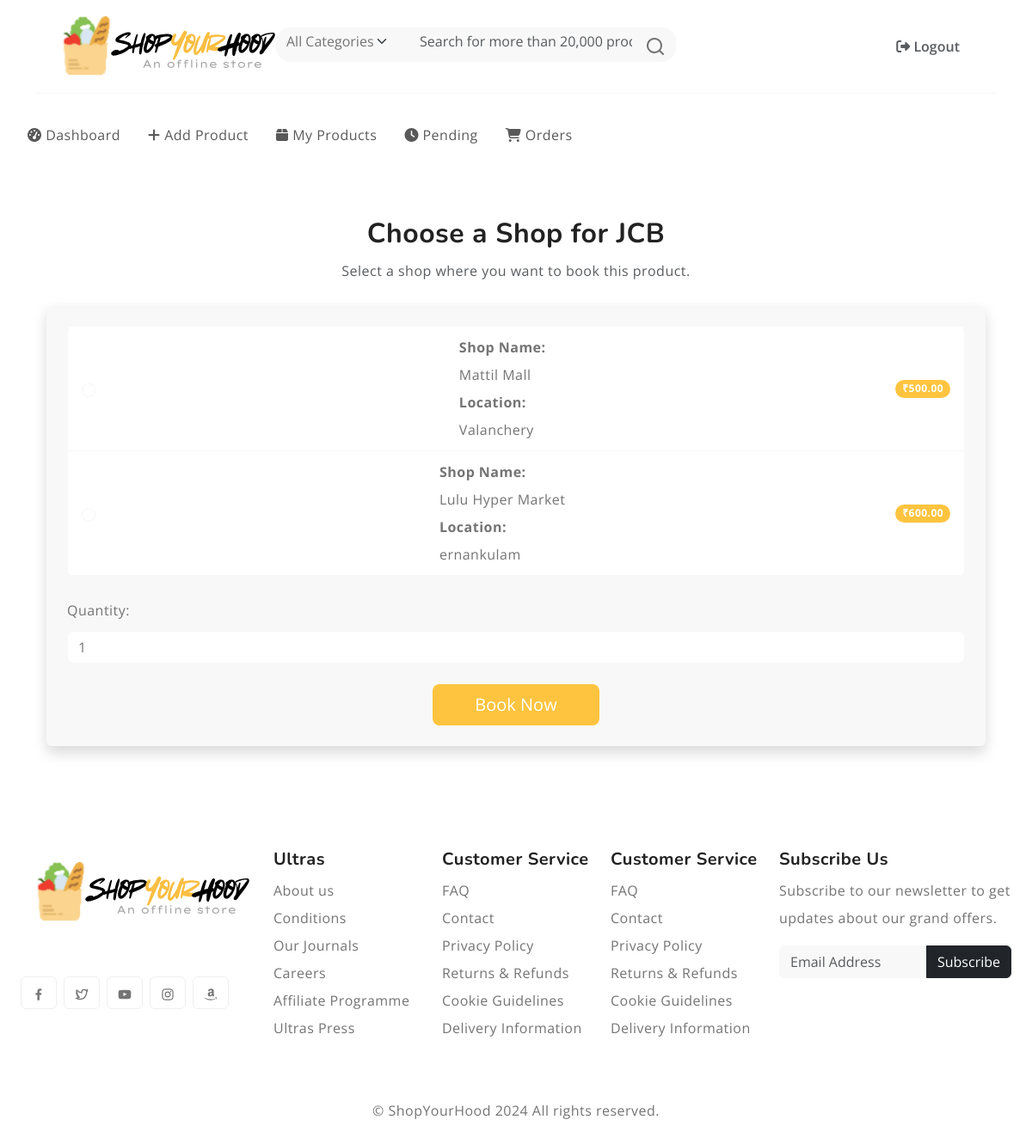
The app's page /order/choose-shop/2/book/ (signed in) with its own data.
### products/models.py (models this page shows, shortened)
class Product(models.Model):
    CATEGORY_CHOICES = [
        ('electronics', 'Electronics'),
        ('fashion', 'Fashion'),
        ('home', 'Home & Kitchen'),
        ('books', 'Books'),
        ('toys', 'Toys & Games'),
    ]
    name = models.CharField(max_length=255)
    category = models.CharField(max_length=255, choices=CATEGORY_CHOICES)
    description = models.TextField()
    image = models.ImageField(upload_to='product_images/')
    is_verified = models.BooleanField(default=False)
    added_by = models.ForeignKey(ShopProfile, on_delete=models.SET_NULL, null=True, blank=True)

class ShopProduct(models.Model):
    shop = models.ForeignKey(ShopProfile, on_delete=models.CASCADE)
    product = models.ForeignKey(Product, on_delete=models.CASCADE)
    quantity = models.IntegerField()
    price = models.DecimalField(max_digits=10, decimal_places=2)
    class Meta:
        unique_together = ['shop', 'product']  # Ensure each shop can only add a product once

### authentication/models.py (models this page shows)
class ShopProfile(models.Model):
    user = models.OneToOneField(CustomUser, on_delete=models.CASCADE)
    name = models.CharField(max_length=255)
    phone = models.CharField(max_length=20)
    address = models.TextField()
    owner_name = models.CharField(max_length=255)
    shop_number = models.CharField(max_length=20)
    location = models.CharField(max_length=255)  # For district or later latitude/longitude
    shop_proof = models.ImageField(upload_to='shop_proofs/')  # Image upload for shop proof
    is_verified = models.BooleanField(default=False)

### order/views.py (the view, shortened to what this page needs)
# urls.py: path('choose-shop/<int:product_id>/<str:action>/', views.choose_shop, name='choose_shop'),
@login_required
def choose_shop(request, product_id, action):
    product = get_object_or_404(Product, id=product_id, is_verified=True)
    shop_products = ShopProduct.objects.filter(product=product)
    return render(request, 'order/choose_shop.html', {
        'product': product,
        'shop_products': shop_products,
        'action': action
    })

### order/templates/order/choose_shop.html (shortened to what this page needs)
{% extends 'layout.html' %}
{% block content %}
<div class="container my-5">
    <div class="text-center mb-4">
        <h2 class="fw-bold">Choose a Shop for {{ product.name }}</h2>
        <p class="text-muted">Select a shop where you want to {% if action == 'book' %}book{% else %}add to cart{% endif %} this product.</p>
    </div>
    <form method="post" class="p-4 shadow rounded bg-light">
        <div class="list-group mb-4">
            {% for shop_product in shop_products %}
            <label class="list-group-item d-flex justify-content-between align-items-center">
                <input type="radio" name="shop_id" value="{{ shop_product.shop.id }}" class="form-check-input me-3" required>
                <div>
                    <strong class="d-block">Shop Name:</strong> {{ shop_product.shop.name }}<br>
                    <strong class="d-block">Location:</strong> {{ shop_product.shop.location }}
                </div>
                <span class="badge bg-primary rounded-pill">₹{{ shop_product.price }}</span>
            </label>
            {% empty %}
            <div class="alert alert-warning mt-3" role="alert">
                No shops found with this product.
            </div>
            {% endfor %}
        </div>
        <div class="mb-4">
            <label for="quantity" class="form-label">Quantity:</label>
            <input type="number" name="quantity" id="quantity" value="1" min="1" class="form-control" required>
        </div>
        <div class="text-center">
            <button type="submit" class="btn btn-primary btn-lg px-5">
                {% if action == 'book' %}Book Now{% else %}Add to Cart{% endif %}
            </button>
        </div>
    </form>
</div>
{% endblock %}

### static/style.css (style rules this page uses)
:root { --header-height : 160px; --header-height-min : 80px; }
:root { --accent-color : #FFC43F; --dark-color : #222222; --light-dark-color : #727272; --light-color : #fff; --grey-color : #dbdbdb; --light-grey-color : #fafafa; --primary-color : #6995B1; --light-primary-color : #eef1f3; }
:root { --body-font : "Open Sans", sans-serif; --heading-font : "Nunito", sans-serif; }
body { --bs-link-color: #333; --bs-link-hover-color:#333; --bs-link-color-rgb: 40,40,40; --bs-link-hover-color-rgb: 0,0,0; --bs-light-rgb: 248, 248, 248; --bs-font-sans-serif: "Open Sans", sans-serif; --bs-body-font-family: var(--bs-font-sans-serif); --bs-body-font-size: 1rem; --bs-body-font-weight: 400; --bs-body-line-height: 2; --bs-body-color: #747474; --bs-primary: #FFC43F; --bs-primary-rgb: 255, 196, 63; --bs-success: #a3be4c; --bs-success-rgb: 163, 190, 76; --bs-primary-bg-subtle: #FFF9EB; --bs-success-bg-subtle: #eef5e5; --bs-border-color: #F7F7F7; --bs-secondary-rgb: 230, 243, 251; --bs-danger-rgb: 249, 235, 231; --bs-warning-rgb: 255, 249, 235; --bs-info-rgb: 230, 243, 250; }
.btn-primary { --bs-btn-color: #fff; --bs-btn-bg: #ffc43f; --bs-btn-border-color: transparent; --bs-btn-hover-color: #fff; --bs-btn-hover-bg: #f7a422; --bs-btn-hover-border-color: transparent; --bs-btn-focus-shadow-rgb: 49,132,253; --bs-btn-active-color: #fff; --bs-btn-active-bg: #ffc43f; --bs-btn-active-border-color: transparent; --bs-btn-active-shadow: inset 0 3px 5px rgba(0, 0, 0, 0.125); --bs-btn-disabled-color: #fff; --bs-btn-disabled-bg: #d3d7dd; --bs-btn-disabled-border-color: transparent; }
body { letter-spacing: 0.03em; }
h1,h2,h3,h4,h5,h6 { font-family: var(--heading-font); color: var(--dark-color); font-weight: 700; }
.container, .container-fluid, .container-lg, .container-md, .container-sm, .container-xl, .container-xxl { --bs-gutter-x: 3rem; }
.text-center { text-align: center; }

### records on screen
Product: name "JCB"
ShopProduct: shop.name "Mattil Mall", shop.location "Valanchery", price "500.00"
ShopProduct: shop.name "Lulu Hyper Market", shop.location "ernankulam", price "600.00"

### other values on screen
{{ item.name }} "Logout"
{{ item.name }} "Dashboard" "Add Product" "My Products" "Pending" "Orders"
